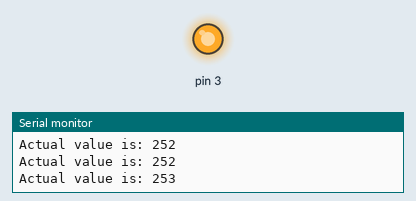
This sketch was run on a simulated Arduino Uno, built with avr-gcc and run on an emulated ATmega328P. Shown: output pins drawn as LEDs (lit = HIGH), the last lines printed to the serial monitor.

Above: at 10.01 s.
At 20.0 s:
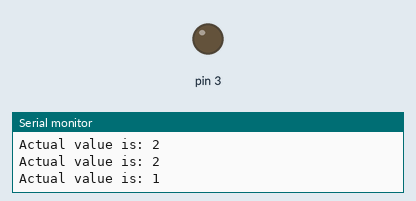
Timing chart, 0 to 21.5 s (numbered marks = the images above):
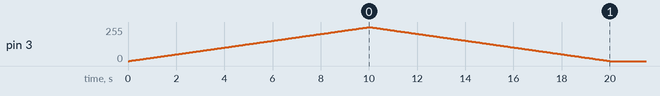

The sketch:

ramp-lib-test.ino
```cpp
#include <Ramp.h>                           // include library
ramp myRamp;                                // new ramp object (ramp<unsigned char> by default)
int target = 255;
void setup() {
  Serial.begin(9600);                       // begin Serial communication

  Serial.print("Value start at: ");         //
  Serial.println(myRamp.getValue());        // accessing start value
  Serial.println("Starting interpolation"); //
  myRamp.go(target, 10000);               // start interpolation (value to go to, duration)
}

void loop() {
  Serial.print("Actual value is: ");
  Serial.println(myRamp.update());

  analogWrite(3, myRamp.getValue());
  if (myRamp.getValue() == 0) {
    target = 255;
    // myRamp.go(target, 10000);
  }
  if (myRamp.getValue() == 255) {
    target = 0;
    myRamp.go(target, 10000);
  }
  // myRamp.go(target, 10000);

  // analogWrite(3, myRamp.getValue());
}
```

Measured:
- by itself, pin 3: rises from 0/255 to 255/255 in 10.0 s, then falls to 0/255 in 10.0 s
